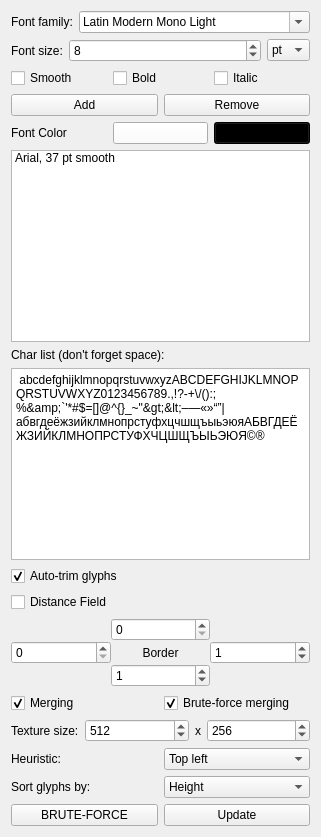
      <widget class="QWidget" name="tab">
       <attribute name="title">
        <string>Fonts setup</string>
       </attribute>
       <layout class="QVBoxLayout" name="verticalLayout_4">
        <item>
         <layout class="QHBoxLayout" name="horizontalLayout_11">
          <property name="rightMargin">
           <number>0</number>
          </property>
          <property name="bottomMargin">
           <number>0</number>
          </property>
          <item>
           <widget class="QLabel" name="label_2">
            <property name="text">
             <string>Font family:</string>
            </property>
           </widget>
          </item>
          <item>
           <widget class="QFontComboBox" name="fontComboBox">
            <property name="sizePolicy">
             <sizepolicy hsizetype="Expanding" vsizetype="Fixed">
              <horstretch>0</horstretch>
              <verstretch>0</verstretch>
             </sizepolicy>
            </property>
            <property name="currentIndex">
             <number>40</number>
            </property>
            <property name="sizeAdjustPolicy">
             <enum>QComboBox::AdjustToContents</enum>
            </property>
            <property name="frame">
             <bool>true</bool>
            </property>
            <property name="currentFont">
             <font/>
            </property>
           </widget>
          </item>
         </layout>
        </item>
        <item>
         <layout class="QHBoxLayout" name="horizontalLayout_2">
          <item>
           <widget class="QLabel" name="label">
            <property name="text">
             <string>Font size:</string>
            </property>
           </widget>
          </item>
          <item>
           <widget class="QSpinBox" name="spinFontSize">
            <property name="sizePolicy">
             <sizepolicy hsizetype="Expanding" vsizetype="Minimum">
              <horstretch>0</horstretch>
              <verstretch>0</verstretch>
             </sizepolicy>
            </property>
            <property name="minimum">
             <number>2</number>
            </property>
            <property name="maximum">
             <number>1000</number>
            </property>
            <property name="value">
             <number>8</number>
            </property>
           </widget>
          </item>
          <item>
           <widget class="QComboBox" name="comboPtPx">
            <item>
             <property name="text">
              <string>pt</string>
             </property>
            </item>
            <item>
             <property name="text">
              <string>px</string>
             </property>
            </item>
           </widget>
          </item>
         </layout>
        </item>
        <item>
         <layout class="QHBoxLayout" name="horizontalLayout_5">
          <item>
           <widget class="QCheckBox" name="checkFontSmoothing">
            <property name="text">
             <string>Smooth</string>
            </property>
            <property name="checked">
             <bool>false</bool>
            </property>
           </widget>
          </item>
          <item>
           <widget class="QCheckBox" name="checkFontBold">
            <property name="text">
             <string>Bold</string>
            </property>
           </widget>
          </item>
          <item>
           <widget class="QCheckBox" name="checkFontItalic">
            <property name="text">
             <string>Italic</string>
            </property>
           </widget>
          </item>
         </layout>
        </item>
        <item>
         <layout class="QHBoxLayout" name="horizontalLayout_3">
          <item>
           <widget class="QPushButton" name="pushButton">
            <property name="text">
             <string>Add</string>
            </property>
           </widget>
          </item>
          <item>
           <widget class="QPushButton" name="pushButton_3">
            <property name="text">
             <string>Remove</string>
            </property>
           </widget>
          </item>
         </layout>
        </item>
        <item>
         <layout class="QHBoxLayout" name="fontColorLayout">
          <item>
           <widget class="QLabel" name="fontColorLabel">
            <property name="text">
             <string>Font Color</string>
            </property>
           </widget>
          </item>
          <item>
           <widget class="QPushButton" name="fontColor">
            <property name="palette">
             <palette>
              <active>
               <colorrole role="Button">
                <brush brushstyle="SolidPattern">
                 <color alpha="255">
                  <red>255</red>
                  <green>255</green>
                  <blue>255</blue>
                 </color>
                </brush>
               </colorrole>
              </active>
              <inactive>
               <colorrole role="Button">
                <brush brushstyle="SolidPattern">
                 <color alpha="255">
                  <red>255</red>
                  <green>255</green>
                  <blue>255</blue>
                 </color>
                </brush>
               </colorrole>
              </inactive>
              <disabled>
               <colorrole role="Button">
                <brush brushstyle="SolidPattern">
                 <color alpha="255">
                  <red>255</red>
                  <green>255</green>
                  <blue>255</blue>
                 </color>
                </brush>
               </colorrole>
              </disabled>
             </palette>
            </property>
            <property name="accessibleName">
             <string/>
            </property>
            <property name="styleSheet">
             <string notr="true"/>
            </property>
            <property name="text">
             <string/>
            </property>
            <property name="default">
             <bool>false</bool>
            </property>
            <property name="flat">
             <bool>false</bool>
            </property>
           </widget>
          </item>
          <item>
           <widget class="QPushButton" name="backgroundColor">
            <property name="palette">
             <palette>
              <active>
               <colorrole role="WindowText">
                <brush brushstyle="SolidPattern">
                 <color alpha="255">
                  <red>255</red>
                  <green>255</green>
                  <blue>255</blue>
                 </color>
                </brush>
               </colorrole>
               <colorrole role="Button">
                <brush brushstyle="SolidPattern">
                 <color alpha="255">
                  <red>0</red>
                  <green>0</green>
                  <blue>0</blue>
                 </color>
                </brush>
               </colorrole>
               <colorrole role="Light">
                <brush brushstyle="SolidPattern">
                 <color alpha="255">
                  <red>0</red>
                  <green>0</green>
                  <blue>0</blue>
                 </color>
                </brush>
               </colorrole>
               <colorrole role="Midlight">
                <brush brushstyle="SolidPattern">
                 <color alpha="255">
                  <red>0</red>
                  <green>0</green>
                  <blue>0</blue>
                 </color>
                </brush>
               </colorrole>
               <colorrole role="Dark">
                <brush brushstyle="SolidPattern">
                 <color alpha="255">
                  <red>0</red>
                  <green>0</green>
                  <blue>0</blue>
                 </color>
                </brush>
               </colorrole>
               <colorrole role="Mid">
                <brush brushstyle="SolidPattern">
                 <color alpha="255">
                  <red>0</red>
                  <green>0</green>
                  <blue>0</blue>
                 </color>
                </brush>
               </colorrole>
               <colorrole role="Text">
                <brush brushstyle="SolidPattern">
                 <color alpha="255">
                  <red>255</red>
                  <green>255</green>
                  <blue>255</blue>
                 </color>
                </brush>
               </colorrole>
               <colorrole role="BrightText">
                <brush brushstyle="SolidPattern">
                 <color alpha="255">
                  <red>255</red>
                  <green>255</green>
                  <blue>255</blue>
                 </color>
                </brush>
               </colorrole>
               <colorrole role="ButtonText">
                <brush brushstyle="SolidPattern">
                 <color alpha="255">
                  <red>255</red>
                  <green>255</green>
                  <blue>255</blue>
                 </color>
                </brush>
               </colorrole>
               <colorrole role="Base">
                <brush brushstyle="SolidPattern">
                 <color alpha="255">
                  <red>0</red>
                  <green>0</green>
                  <blue>0</blue>
                 </color>
                </brush>
               </colorrole>
               <colorrole role="Window">
                <brush brushstyle="SolidPattern">
                 <color alpha="255">
                  <red>0</red>
                  <green>0</green>
                  <blue>0</blue>
                 </color>
                </brush>
               </colorrole>
               <colorrole role="Shadow">
                <brush brushstyle="SolidPattern">
                 <color alpha="255">
                  <red>0</red>
                  <green>0</green>
                  <blue>0</blue>
                 </color>
                </brush>
               </colorrole>
               <colorrole role="AlternateBase">
                <brush brushstyle="SolidPattern">
                 <color alpha="255">
                  <red>0</red>
                  <green>0</green>
                  <blue>0</blue>
                 </color>
                </brush>
               </colorrole>
               <colorrole role="ToolTipBase">
                <brush brushstyle="SolidPattern">
                 <color alpha="255">
                  <red>255</red>
                  <green>255</green>
                  <blue>220</blue>
                 </color>
                </brush>
               </colorrole>
               <colorrole role="ToolTipText">
                <brush brushstyle="SolidPattern">
                 <color alpha="255">
                  <red>0</red>
                  <green>0</green>
                  <blue>0</blue>
                 </color>
                </brush>
               </colorrole>
              </active>
              <inactive>
               <colorrole role="WindowText">
                <brush brushstyle="SolidPattern">
                 <color alpha="255">
                  <red>255</red>
                  <green>255</green>
                  <blue>255</blue>
                 </color>
                </brush>
               </colorrole>
               <colorrole role="Button">
                <brush brushstyle="SolidPattern">
                 <color alpha="255">
                  <red>0</red>
                  <green>0</green>
                  <blue>0</blue>
                 </color>
                </brush>
               </colorrole>
               <colorrole role="Light">
                <brush brushstyle="SolidPattern">
                 <color alpha="255">
                  <red>0</red>
                  <green>0</green>
                  <blue>0</blue>
                 </color>
                </brush>
               </colorrole>
               <colorrole role="Midlight">
                <brush brushstyle="SolidPattern">
                 <color alpha="255">
                  <red>0</red>
                  <green>0</green>
                  <blue>0</blue>
                 </color>
                </brush>
               </colorrole>
               <colorrole role="Dark">
                <brush brushstyle="SolidPattern">
                 <color alpha="255">
                  <red>0</red>
                  <green>0</green>
                  <blue>0</blue>
                 </color>
                </brush>
               </colorrole>
               <colorrole role="Mid">
                <brush brushstyle="SolidPattern">
                 <color alpha="255">
                  <red>0</red>
                  <green>0</green>
                  <blue>0</blue>
                 </color>
                </brush>
               </colorrole>
               <colorrole role="Text">
                <brush brushstyle="SolidPattern">
                 <color alpha="255">
                  <red>255</red>
                  <green>255</green>
                  <blue>255</blue>
                 </color>
                </brush>
               </colorrole>
               <colorrole role="BrightText">
                <brush brushstyle="SolidPattern">
                 <color alpha="255">
                  <red>255</red>
                  <green>255</green>
                  <blue>255</blue>
                 </color>
                </brush>
               </colorrole>
               <colorrole role="ButtonText">
                <brush brushstyle="SolidPattern">
                 <color alpha="255">
                  <red>255</red>
                  <green>255</green>
                  <blue>255</blue>
                 </color>
                </brush>
               </colorrole>
               <colorrole role="Base">
                <brush brushstyle="SolidPattern">
                 <color alpha="255">
                  <red>0</red>
                  <green>0</green>
                  <blue>0</blue>
                 </color>
                </brush>
               </colorrole>
               <colorrole role="Window">
                <brush brushstyle="SolidPattern">
                 <color alpha="255">
                  <red>0</red>
                  <green>0</green>
                  <blue>0</blue>
                 </color>
                </brush>
               </colorrole>
               <colorrole role="Shadow">
                <brush brushstyle="SolidPattern">
                 <color alpha="255">
                  <red>0</red>
                  <green>0</green>
                  <blue>0</blue>
                 </color>
                </brush>
               </colorrole>
               <colorrole role="AlternateBase">
                <brush brushstyle="SolidPattern">
                 <color alpha="255">
                  <red>0</red>
                  <green>0</green>
                  <blue>0</blue>
                 </color>
                </brush>
               </colorrole>
               <colorrole role="ToolTipBase">
                <brush brushstyle="SolidPattern">
                 <color alpha="255">
                  <red>255</red>
                  <green>255</green>
                  <blue>220</blue>
                 </color>
                </brush>
               </colorrole>
               <colorrole role="ToolTipText">
                <brush brushstyle="SolidPattern">
                 <color alpha="255">
                  <red>0</red>
                  <green>0</green>
                  <blue>0</blue>
                 </color>
                </brush>
               </colorrole>
              </inactive>
              <disabled>
               <colorrole role="WindowText">
                <brush brushstyle="SolidPattern">
                 <color alpha="255">
                  <red>0</red>
                  <green>0</green>
                  <blue>0</blue>
                 </color>
                </brush>
               </colorrole>
               <colorrole role="Button">
                <brush brushstyle="SolidPattern">
                 <color alpha="255">
                  <red>0</red>
                  <green>0</green>
                  <blue>0</blue>
                 </color>
                </brush>
               </colorrole>
               <colorrole role="Light">
                <brush brushstyle="SolidPattern">
                 <color alpha="255">
                  <red>0</red>
                  <green>0</green>
                  <blue>0</blue>
                 </color>
                </brush>
               </colorrole>
               <colorrole role="Midlight">
                <brush brushstyle="SolidPattern">
                 <color alpha="255">
                  <red>0</red>
                  <green>0</green>
                  <blue>0</blue>
                 </color>
                </brush>
               </colorrole>
               <colorrole role="Dark">
                <brush brushstyle="SolidPattern">
                 <color alpha="255">
                  <red>0</red>
                  <green>0</green>
                  <blue>0</blue>
                 </color>
                </brush>
               </colorrole>
               <colorrole role="Mid">
                <brush brushstyle="SolidPattern">
                 <color alpha="255">
                  <red>0</red>
                  <green>0</green>
                  <blue>0</blue>
                 </color>
                </brush>
               </colorrole>
               <colorrole role="Text">
                <brush brushstyle="SolidPattern">
                 <color alpha="255">
                  <red>0</red>
                  <green>0</green>
                  <blue>0</blue>
                 </color>
                </brush>
               </colorrole>
               <colorrole role="BrightText">
                <brush brushstyle="SolidPattern">
                 <color alpha="255">
                  <red>255</red>
                  <green>255</green>
                  <blue>255</blue>
                 </color>
                </brush>
               </colorrole>
               <colorrole role="ButtonText">
                <brush brushstyle="SolidPattern">
                 <color alpha="255">
                  <red>0</red>
                  <green>0</green>
                  <blue>0</blue>
                 </color>
                </brush>
               </colorrole>
               <colorrole role="Base">
                <brush brushstyle="SolidPattern">
                 <color alpha="255">
                  <red>0</red>
                  <green>0</green>
                  <blue>0</blue>
                 </color>
                </brush>
               </colorrole>
               <colorrole role="Window">
                <brush brushstyle="SolidPattern">
                 <color alpha="255">
                  <red>0</red>
                  <green>0</green>
                  <blue>0</blue>
                 </color>
                </brush>
               </colorrole>
               <colorrole role="Shadow">
                <brush brushstyle="SolidPattern">
                 <color alpha="255">
                  <red>0</red>
                  <green>0</green>
                  <blue>0</blue>
                 </color>
                </brush>
               </colorrole>
               <colorrole role="AlternateBase">
                <brush brushstyle="SolidPattern">
                 <color alpha="255">
                  <red>0</red>
                  <green>0</green>
                  <blue>0</blue>
                 </color>
                </brush>
               </colorrole>
               <colorrole role="ToolTipBase">
                <brush brushstyle="SolidPattern">
                 <color alpha="255">
                  <red>255</red>
                  <green>255</green>
                  <blue>220</blue>
                 </color>
                </brush>
               </colorrole>
               <colorrole role="ToolTipText">
                <brush brushstyle="SolidPattern">
                 <color alpha="255">
                  <red>0</red>
                  <green>0</green>
                  <blue>0</blue>
                 </color>
                </brush>
               </colorrole>
              </disabled>
             </palette>
            </property>
            <property name="text">
             <string/>
            </property>
           </widget>
          </item>
         </layout>
        </item>
        <item>
         <widget class="QListWidget" name="listOfFonts">
          <item>
           <property name="text">
            <string notr="true">Arial, 37 pt smooth</string>
           </property>
           <property name="flags">
            <set>ItemIsSelectable|ItemIsEditable|ItemIsDragEnabled|ItemIsUserCheckable|ItemIsEnabled</set>
           </property>
          </item>
         </widget>
        </item>
        <item>
         <widget class="QLabel" name="label_4">
          <property name="text">
           <string>Char list (don't forget space):</string>
          </property>
         </widget>
        </item>
        <item>
         <widget class="QPlainTextEdit" name="plainTextEdit">
          <property name="sizePolicy">
           <sizepolicy hsizetype="MinimumExpanding" vsizetype="Minimum">
            <horstretch>0</horstretch>
            <verstretch>0</verstretch>
           </sizepolicy>
          </property>
          <property name="minimumSize">
           <size>
            <width>150</width>
            <height>50</height>
           </size>
          </property>
          <property name="maximumSize">
           <size>
            <width>99999</width>
            <height>99999</height>
           </size>
          </property>
          <property name="baseSize">
           <size>
            <width>150</width>
            <height>0</height>
           </size>
          </property>
          <property name="plainText">
           <string> abcdefghijklmnopqrstuvwxyzABCDEFGHIJKLMNOPQRSTUVWXYZ0123456789.,!?-+\/():;%&amp;`'*#$=[]@^{}_~&quot;&gt;&lt;–—«»“”|абвгдеёжзийклмнопрстуфхцчшщъыьэюяАБВГДЕЁЖЗИЙКЛМНОПРСТУФХЧЦШЩЪЫЬЭЮЯ©®</string>
          </property>
         </widget>
        </item>
        <item>
         <widget class="QCheckBox" name="trim">
          <property name="text">
           <string>Auto-trim glyphs</string>
          </property>
          <property name="checked">
           <bool>true</bool>
          </property>
         </widget>
        </item>
        <item>
         <widget class="QCheckBox" name="distanceField">
          <property name="text">
           <string>Distance Field</string>
          </property>
         </widget>
        </item>
        <item>
         <layout class="QGridLayout" name="gridLayout">
          <property name="bottomMargin">
           <number>0</number>
          </property>
          <property name="spacing">
           <number>0</number>
          </property>
          <item row="3" column="1">
           <widget class="QSpinBox" name="borderLeft"/>
          </item>
          <item row="3" column="2">
           <widget class="QLabel" name="label_13">
            <property name="text">
             <string>Border</string>
            </property>
            <property name="alignment">
             <set>Qt::AlignCenter</set>
            </property>
           </widget>
          </item>
          <item row="2" column="2">
           <widget class="QSpinBox" name="borderTop">
            <property name="enabled">
             <bool>true</bool>
            </property>
            <property name="readOnly">
             <bool>false</bool>
            </property>
            <property name="accelerated">
             <bool>false</bool>
            </property>
           </widget>
          </item>
          <item row="4" column="2">
           <widget class="QSpinBox" name="borderBottom">
            <property name="value">
             <number>1</number>
            </property>
           </widget>
          </item>
          <item row="3" column="3">
           <widget class="QSpinBox" name="borderRight">
            <property name="value">
             <number>1</number>
            </property>
           </widget>
          </item>
         </layout>
        </item>
        <item>
         <layout class="QHBoxLayout" name="horizontalLayout_15">
          <property name="bottomMargin">
           <number>0</number>
          </property>
          <item>
           <widget class="QCheckBox" name="merge">
            <property name="text">
             <string>Merging</string>
            </property>
            <property name="checked">
             <bool>true</bool>
            </property>
           </widget>
          </item>
          <item>
           <widget class="QCheckBox" name="mergeBF">
            <property name="text">
             <string>Brute-force merging</string>
            </property>
            <property name="checked">
             <bool>true</bool>
            </property>
           </widget>
          </item>
         </layout>
        </item>
        <item>
         <layout class="QHBoxLayout" name="horizontalLayout">
          <item>
           <widget class="QLabel" name="label_3">
            <property name="text">
             <string>Texture size:</string>
            </property>
           </widget>
          </item>
          <item>
           <widget class="QSpinBox" name="textureW">
            <property name="sizePolicy">
             <sizepolicy hsizetype="Expanding" vsizetype="Fixed">
              <horstretch>0</horstretch>
              <verstretch>0</verstretch>
             </sizepolicy>
            </property>
            <property name="minimum">
             <number>32</number>
            </property>
            <property name="maximum">
             <number>4096</number>
            </property>
            <property name="singleStep">
             <number>2</number>
            </property>
            <property name="value">
             <number>512</number>
            </property>
           </widget>
          </item>
          <item>
           <widget class="QLabel" name="label_5">
            <property name="sizePolicy">
             <sizepolicy hsizetype="Minimum" vsizetype="Preferred">
              <horstretch>0</horstretch>
              <verstretch>0</verstretch>
             </sizepolicy>
            </property>
            <property name="text">
             <string>x</string>
            </property>
           </widget>
          </item>
          <item>
           <widget class="QSpinBox" name="textureH">
            <property name="sizePolicy">
             <sizepolicy hsizetype="Expanding" vsizetype="Fixed">
              <horstretch>0</horstretch>
              <verstretch>0</verstretch>
             </sizepolicy>
            </property>
            <property name="minimum">
             <number>32</number>
            </property>
            <property name="maximum">
             <number>4096</number>
            </property>
            <property name="singleStep">
             <number>2</number>
            </property>
            <property name="value">
             <number>256</number>
            </property>
           </widget>
          </item>
         </layout>
        </item>
        <item>
         <layout class="QHBoxLayout" name="horizontalLayout_6" stretch="0,0">
          <property name="sizeConstraint">
           <enum>QLayout::SetDefaultConstraint</enum>
          </property>
          <property name="topMargin">
           <number>0</number>
          </property>
          <item>
           <widget class="QLabel" name="label_8">
            <property name="text">
             <string>Heuristic:</string>
            </property>
           </widget>
          </item>
          <item>
           <widget class="QComboBox" name="comboHeuristic">
            <property name="currentIndex">
             <number>1</number>
            </property>
            <item>
             <property name="text">
              <string>None</string>
             </property>
            </item>
            <item>
             <property name="text">
              <string>Top left</string>
             </property>
            </item>
            <item>
             <property name="text">
              <string>Best area</string>
             </property>
            </item>
            <item>
             <property name="text">
              <string>Best short side</string>
             </property>
            </item>
            <item>
             <property name="text">
              <string>Best long side</string>
             </property>
            </item>
            <item>
             <property name="text">
              <string>Min width</string>
             </property>
            </item>
            <item>
             <property name="text">
              <string>Min height</string>
             </property>
            </item>
           </widget>
          </item>
         </layout>
        </item>
        <item>
         <layout class="QHBoxLayout" name="horizontalLayout_9">
          <item>
           <widget class="QLabel" name="label_7">
            <property name="text">
             <string>Sort glyphs by:</string>
            </property>
           </widget>
          </item>
          <item>
           <widget class="QComboBox" name="sortOrder">
            <property name="currentIndex">
             <number>2</number>
            </property>
            <item>
             <property name="text">
              <string>Don't sort</string>
             </property>
            </item>
            <item>
             <property name="text">
              <string>Width</string>
             </property>
            </item>
            <item>
             <property name="text">
              <string>Height</string>
             </property>
            </item>
            <item>
             <property name="text">
              <string>Area</string>
             </property>
            </item>
           </widget>
          </item>
         </layout>
        </item>
        <item>
         <layout class="QHBoxLayout" name="horizontalLayout_10">
          <property name="topMargin">
           <number>0</number>
          </property>
          <item>
           <widget class="QPushButton" name="bruteForce">
            <property name="text">
             <string>BRUTE-FORCE</string>
            </property>
           </widget>
          </item>
          <item>
           <widget class="QPushButton" name="updateButton">
            <property name="text">
             <string>Update</string>
            </property>
           </widget>
          </item>
         </layout>
        </item>
       </layout>
      </widget>
